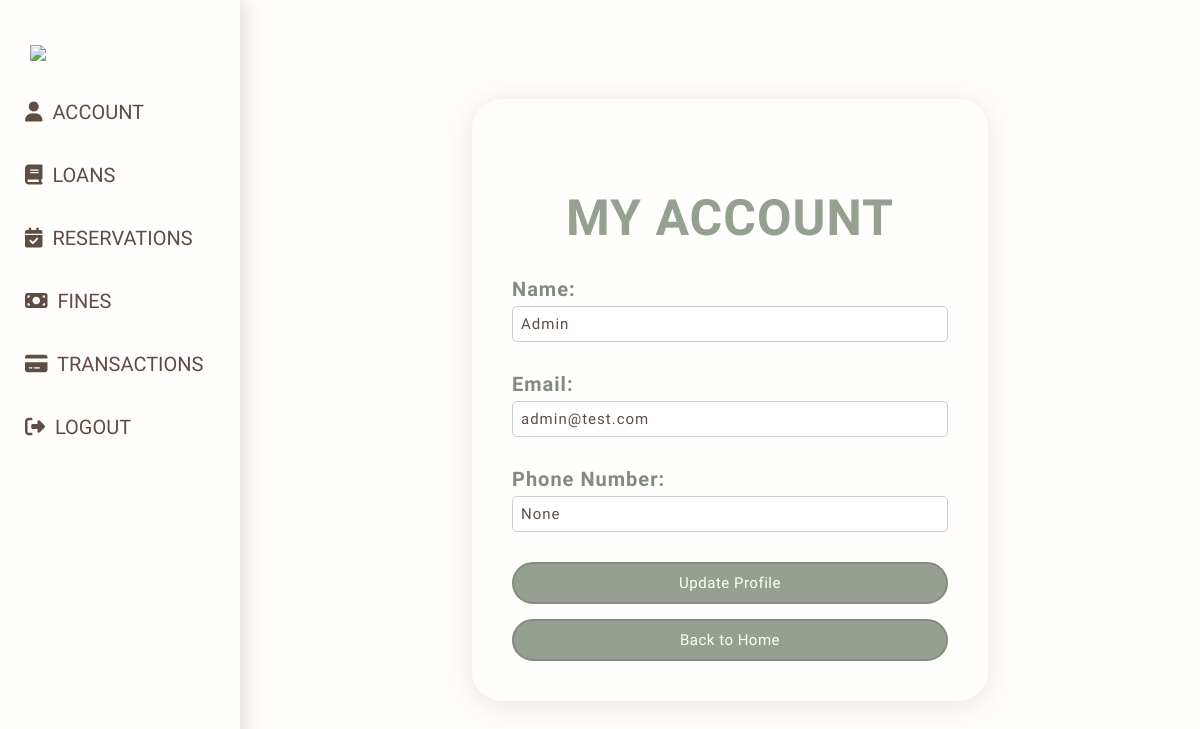
Screenshot of /profile (signed in) with the database file from the repository.
### models/users.py (models this page shows, shortened)
class User(UserMixin, db.Model):
    __tablename__ = "users"
    id              = db.Column(db.Integer, primary_key=True)
    user_id         = db.Column(db.String(36), unique=True, nullable=False)
    name            = db.Column(db.String(80), nullable=False)
    email           = db.Column(db.String(150), unique=True, nullable=False)
    password        = db.Column(db.String(260), nullable=False)
    phone           = db.Column(db.String(20), nullable=True)
    added_on        = db.Column(db.DateTime, default=utcnow)
    role            = db.Column(db.Enum(UserRole), nullable=False)
    status          = db.Column(db.Enum(MemberStatus), nullable=True)
    member_since = db.Column(db.DateTime, nullable=  True)
    max_loanable_items = db.Column(db.Integer, nullable = True, default=4)
    max_loanable_computers = db.Column(db.Integer, nullable = True, default=1)
    permissions     = db.Column(db.JSON, nullable=True)
    __mapper_args__ = {
            'polymorphic_on':       role,
            'polymorphic_identity': UserRole.MEMBER
        }

### app.py (the view)
@app.route('/profile', methods = ["POST", "GET"])
@login_required
def profile():
    if request.method == "POST":
        name = request.form.get('name')
        email = request.form.get('email')
        phone = request.form.get('phone')
        current_user.update_profile(name=name, email=email, phone=phone)
        return redirect(url_for('profile'))
    return render_template('profile.html', user = current_user)

### app.py (called while the page is built)
@login_manager.user_loader
def load_user(user_id):
    return User.query.filter_by(user_id=user_id).first()

### templates/profile.html (shortened to what this page needs)
{% extends "profile-layout.html" %}
{% block content %}
<div class="section">
    <h2 class="title">My Account</h2>
</div>
<form method="POST" action="{{ url_for('profile') }}">
    <div class="profile">
        <label for="name">Name:</label>
        <input type="text" id="name" name="name" value="{{ current_user.name }}" required>
    </div>
    <div class="profile">
        <label for="email">Email:</label>
        <input type="email" id="email" name="email" value="{{ current_user.email }}" required>
    </div>
    <div class="profile">
        <label for="phone">Phone Number:</label>
        <input type="tel"
               id="phone"
               name="phone"
               value="{{ current_user.phone }}"
               pattern="\d{3}-\d{3}-\d{4}"
               inputmode="numeric"
               placeholder="123-456-7890">
    </div>
    <button type="submit" class="btn">Update Profile</button>
</form>
<a href="{{ url_for('index') }}" class="btn">Back to Home</a>
{% endblock %}

### templates/profile-layout.html (style rules this page uses)
body { background-color: var(--white); color: #5f4d43; font-family: 'Neuton', serif; }
:root { --green: #96a090; --light-green: #c5d862; --cream: #fffddd; --brown: #9a7c69; --pink: #ecb0a1; --gray: #79796f; --dark-cream: #c0bea8; --white: #fffefc; --brown-2: #5f4d43; --border-radius-s: 8px; --border-radius-m: 30px; --border-radius-circle: 50%; }
* { box-sizing: border-box; margin: 0; padding: 0; }
.title { font-size: 50px; margin-top: 50px; letter-spacing: 1px; color: var(--green); text-align: center; text-transform: uppercase; }
.profile { margin-top: 30px; margin-bottom: 30px; font-size: 20px; }
.profile label { font-weight: bold; display: block; margin-bottom: 5px; color: #838b7e; letter-spacing: 1px; }
.profile input { font-family: 'Neuton', serif; width: 100%; padding: 8px; border-radius: 5px; border: 1px solid #ccc; font-size: 15px; color: var(--brown-2); letter-spacing: 1px; }
.btn { display: block; width: 100%; padding: 10px; background-color: var(--green); color: var(--white); text-align: center; text-decoration: none; margin-top: 15px; border-radius: var(--border-radius-m); box-sizing: border-box; border: 2px solid #838b7e; overflow: hidden; font-family: 'Neuton', serif; font-size: 15px; letter-spacing: 0.5px; }

### rows the page displays
User: name "Admin", email "admin@test.com", phone "None"
